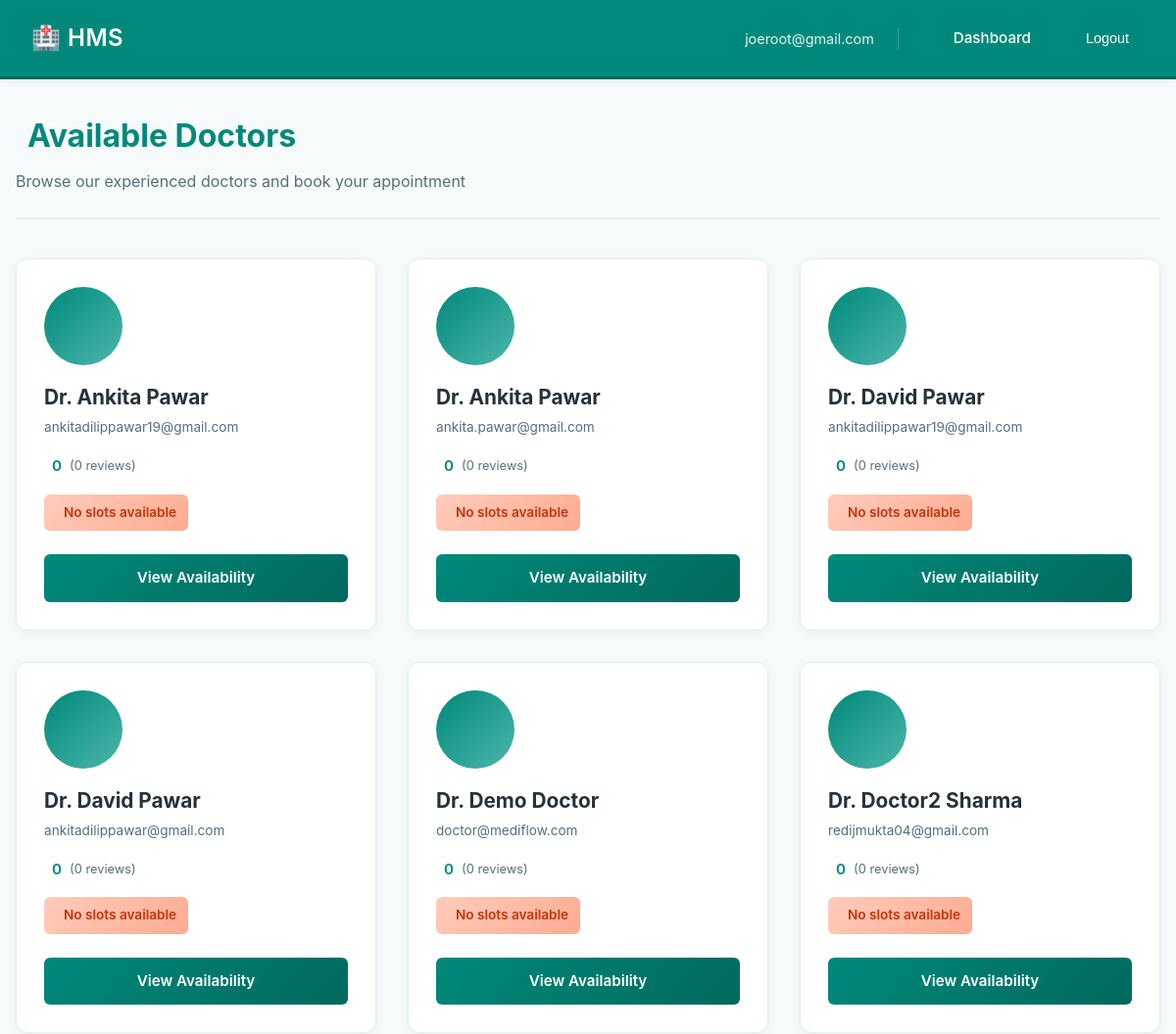
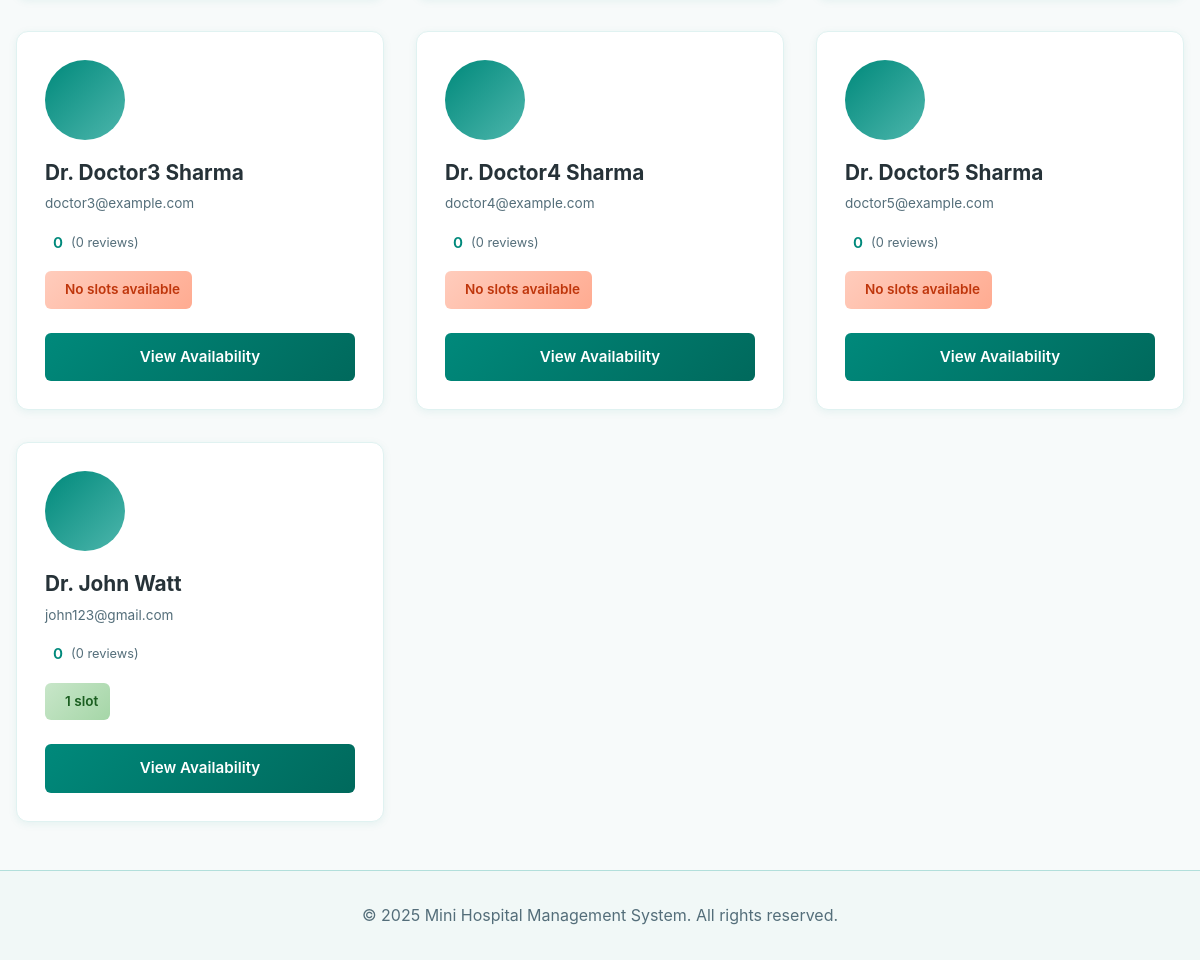
Page /patients/doctors/ (signed in) on the committed database (2 pictures, top to bottom).
### accounts/models.py (models this page shows, shortened)
class CustomUser(AbstractUser):
    ROLE_CHOICES = (
        ('DOCTOR', 'Doctor'),
        ('PATIENT', 'Patient'),
    )
    role = models.CharField(
        max_length=10,
        choices=ROLE_CHOICES,
        default='PATIENT'
    )
    google_calendar_token = models.JSONField(
        null=True,
        blank=True,
        help_text="OAuth token for Google Calendar"
    )
    is_2fa_enabled = models.BooleanField(
        default=False,
        help_text="Whether two-factor authentication is enabled"
    )
    class Meta:
        db_table = 'accounts_customuser'
        verbose_name = 'User'
        verbose_name_plural = 'Users'
    def is_patient(self):
        return self.role == 'PATIENT'

### patients/views.py (the view)
    def wrapper(request, *args, **kwargs):
        if not request.user.is_authenticated or not request.user.is_patient():
            messages.error(request, "You don't have permission to access this page.")
            return redirect('home')
        return view_func(request, *args, **kwargs)

### patients/views.py (called while the page is built)
def patient_only(view_func):
    def wrapper(request, *args, **kwargs):
        if not request.user.is_authenticated or not request.user.is_patient():
            messages.error(request, "You don't have permission to access this page.")
            return redirect('home')
        return view_func(request, *args, **kwargs)
    return wrapper

### templates/patients/view_doctors.html (shortened to what this page needs)
{% extends 'base.html' %}
{% block content %}
<div class="doctors-header">
    <h2> Available Doctors</h2>
    <p>Browse our experienced doctors and book your appointment</p>
</div>
{% if doctors_data %}
<div class="doctors-grid">
    {% for item in doctors_data %}
    <div class="doctor-card">
        <div class="doctor-avatar">
        </div>
        <div class="doctor-name">Dr. {{ item.doctor.get_full_name }}</div>
        <div class="doctor-email">{{ item.doctor.email }}</div>
        <div class="doctor-meta">
            <div class="rating-container">
                <span class="rating-value">{{ item.avg_rating }}</span>
                <span class="review-count">({{ item.rating_count }} reviews)</span>
            </div>
            {% if item.available_slots > 0 %}
            <div class="availability-badge">
                <span>{{ item.available_slots }} slot{{ item.available_slots|pluralize }}</span>
            </div>
            {% else %}
            <div class="availability-badge no-slots">
                <span>No slots available</span>
            </div>
            {% endif %}
        </div>
        <a href="{% url 'view_doctor_slots' item.doctor.id %}" class="view-availability-btn">
             View Availability
        </a>
    </div>
    {% endfor %}
</div>
{% else %}
<div class="empty-state">
    <i class="fas fa-user-md"></i>
    <h3>No Doctors Available</h3>
    <p>We're working hard to bring experienced doctors to our platform. Please check back soon!</p>
</div>
{% endif %}
{% endblock %}

### templates/base.html (shortened to what this page needs)
<!DOCTYPE html>
<html lang="en">
<head>
</head>
<body>
    <div class="navbar">
        <h1>🏥 HMS</h1>
        <nav>
            {% if user.is_authenticated %}
                <span style="margin-right: 2rem;">{{ user.email }}</span>
                <a href="{% url 'patient_dashboard' %}">Dashboard</a>
                <form method="post" action="{% url 'logout' %}" style="display: inline;" onsubmit="return confirm('Are you sure you want to logout?');">
                    <button type="submit" style="background: none; border: none; color: white; cursor: pointer; margin-left: 1rem;">Logout</button>
                </form>
            {% else %}
                <a href="{% url 'login' %}">Login</a>
                <a href="{% url 'doctor_signup' %}">Doctor Signup</a>
                <a href="{% url 'patient_signup' %}">Patient Signup</a>
            {% endif %}
        </nav>
    </div>
    <div class="container">
        {% block content %}{% endblock %}
    </div>
    <footer>
        <p>&copy; 2025 Mini Hospital Management System. All rights reserved.</p>
    </footer>
</body>
</html>

### templates/base.html (style rules this page uses)
:root { --primary-teal: #00897B; --secondary-teal: #00695C; --accent-teal: #4DB6AC; --background: #F7FAFA; --card-bg: #FFFFFF; --text-color: #263238; --text-light: #546E7A; --success: #2E7D32; --danger: #C62828; --border-color: #B2DFDB; --shadow: 0 2px 8px rgba(0, 137, 123, 0.08); --shadow-hover: 0 4px 12px rgba(0, 137, 123, 0.12); }
* { margin: 0; padding: 0; box-sizing: border-box; }
body { font-family: -apple-system, BlinkMacSystemFont, 'Segoe UI', Roboto, Oxygen, Ubuntu, Cantarell, sans-serif; background-color: var(--background); color: var(--text-color); line-height: 1.6; }
.navbar { background-color: var(--primary-teal); color: white; padding: 1.25rem 2rem; display: flex; justify-content: space-between; align-items: center; box-shadow: var(--shadow); border-bottom: 3px solid var(--secondary-teal); }
.navbar h1 { font-size: 1.5rem; font-weight: 600; letter-spacing: 0.5px; }
.navbar nav { display: flex; align-items: center; gap: 1.5rem; }
.navbar nav span { font-size: 0.9rem; opacity: 0.9; border-right: 1px solid rgba(255,255,255,0.2); padding-right: 1.5rem; }
.navbar nav a { color: white; text-decoration: none; font-size: 0.95rem; font-weight: 500; transition: opacity 0.2s; }
.navbar button { background: rgba(255,255,255,0.2); color: white; border: 1px solid rgba(255,255,255,0.3); padding: 0.5rem 1rem; border-radius: 6px; cursor: pointer; font-size: 0.9rem; font-weight: 500; transition: background 0.2s; }
.container { max-width: 1200px; margin: 2rem auto; padding: 0 1rem; }
form { display: flex; flex-direction: column; }
footer { text-align: center; padding: 2rem; color: var(--text-light); border-top: 1px solid var(--border-color); margin-top: 3rem; background-color: #F1F8F7; }
a { color: var(--primary-teal); text-decoration: none; }

### templates/patients/view_doctors.html (style rules this page uses)
.doctors-header { margin-bottom: 2.5rem; padding-bottom: 1.5rem; border-bottom: 2px solid #E0F2F1; }
.doctors-header h2 { color: #00897B; font-size: 2rem; margin-bottom: 0.5rem; display: flex; align-items: center; gap: 0.75rem; }
.doctors-header p { color: #546E7A; font-size: 1rem; margin: 0; }
.doctors-grid { display: grid; grid-template-columns: repeat(auto-fill, minmax(320px, 1fr)); gap: 2rem; }
.doctor-card { background: white; border-radius: 12px; padding: 1.75rem; box-shadow: 0 2px 8px rgba(0, 137, 123, 0.08); transition: all 0.3s ease; border: 1px solid #E0F2F1; display: flex; flex-direction: column; height: 100%; }
.doctor-avatar { width: 80px; height: 80px; border-radius: 50%; background: linear-gradient(135deg, #00897B, #4DB6AC); display: flex; align-items: center; justify-content: center; color: white; font-size: 2.5rem; margin-bottom: 1rem; flex-shrink: 0; }
.doctor-name { font-size: 1.3rem; font-weight: 700; color: #263238; margin-bottom: 0.25rem; }
.doctor-email { color: #546E7A; font-size: 0.85rem; margin-bottom: 1rem; word-break: break-all; }
.doctor-meta { display: flex; flex-direction: column; gap: 1rem; margin-bottom: 1.5rem; flex-grow: 1; }
.rating-container { display: flex; align-items: center; gap: 0.5rem; }
.rating-value { font-weight: 600; color: #00897B; font-size: 0.95rem; }
.review-count { color: #546E7A; font-size: 0.8rem; }
.availability-badge { display: inline-flex; align-items: center; gap: 0.5rem; background: linear-gradient(135deg, #C8E6C9, #A5D6A7); color: #1B5E20; padding: 0.5rem 0.75rem; border-radius: 6px; font-size: 0.85rem; font-weight: 600; width: fit-content; }
.availability-badge.no-slots { background: linear-gradient(135deg, #FFCCBC, #FFAB91); color: #BF360C; }
.view-availability-btn { background: linear-gradient(135deg, #00897B, #00695C); color: white; border: none; padding: 0.75rem 1.5rem; border-radius: 6px; font-size: 0.95rem; font-weight: 600; cursor: pointer; transition: all 0.3s ease; text-decoration: none; display: inline-block; text-align: center; }

### rows in the picture
CustomUser: email "joeroot@gmail.com"
CustomUser: doctor.get_full_name "Ankita Pawar", doctor.email "ankitadilippawar19@gmail.com", avg_rating "0", rating_count "0", shows "No slots available"
CustomUser: doctor.get_full_name "Ankita Pawar", doctor.email "ankita.pawar@gmail.com", avg_rating "0", rating_count "0", shows "No slots available"
CustomUser: doctor.get_full_name "David Pawar", doctor.email "ankitadilippawar19@gmail.com", avg_rating "0", rating_count "0", shows "No slots available"
CustomUser: doctor.get_full_name "David Pawar", doctor.email "ankitadilippawar@gmail.com", avg_rating "0", rating_count "0", shows "No slots available"
CustomUser: doctor.get_full_name "Demo Doctor", doctor.email "doctor@mediflow.com", avg_rating "0", rating_count "0", shows "No slots available"
CustomUser: doctor.get_full_name "Doctor2 Sharma", doctor.email "redijmukta04@gmail.com", avg_rating "0", rating_count "0", shows "No slots available"
CustomUser: doctor.get_full_name "Doctor3 Sharma", doctor.email "doctor3@example.com", avg_rating "0", rating_count "0", shows "No slots available"
CustomUser: doctor.get_full_name "Doctor4 Sharma", doctor.email "doctor4@example.com", avg_rating "0", rating_count "0", shows "No slots available"
CustomUser: doctor.get_full_name "Doctor5 Sharma", doctor.email "doctor5@example.com", avg_rating "0", rating_count "0", shows "No slots available"
CustomUser: doctor.get_full_name "John Watt", doctor.email "john123@gmail.com", avg_rating "0", rating_count "0", available_slots "1"
